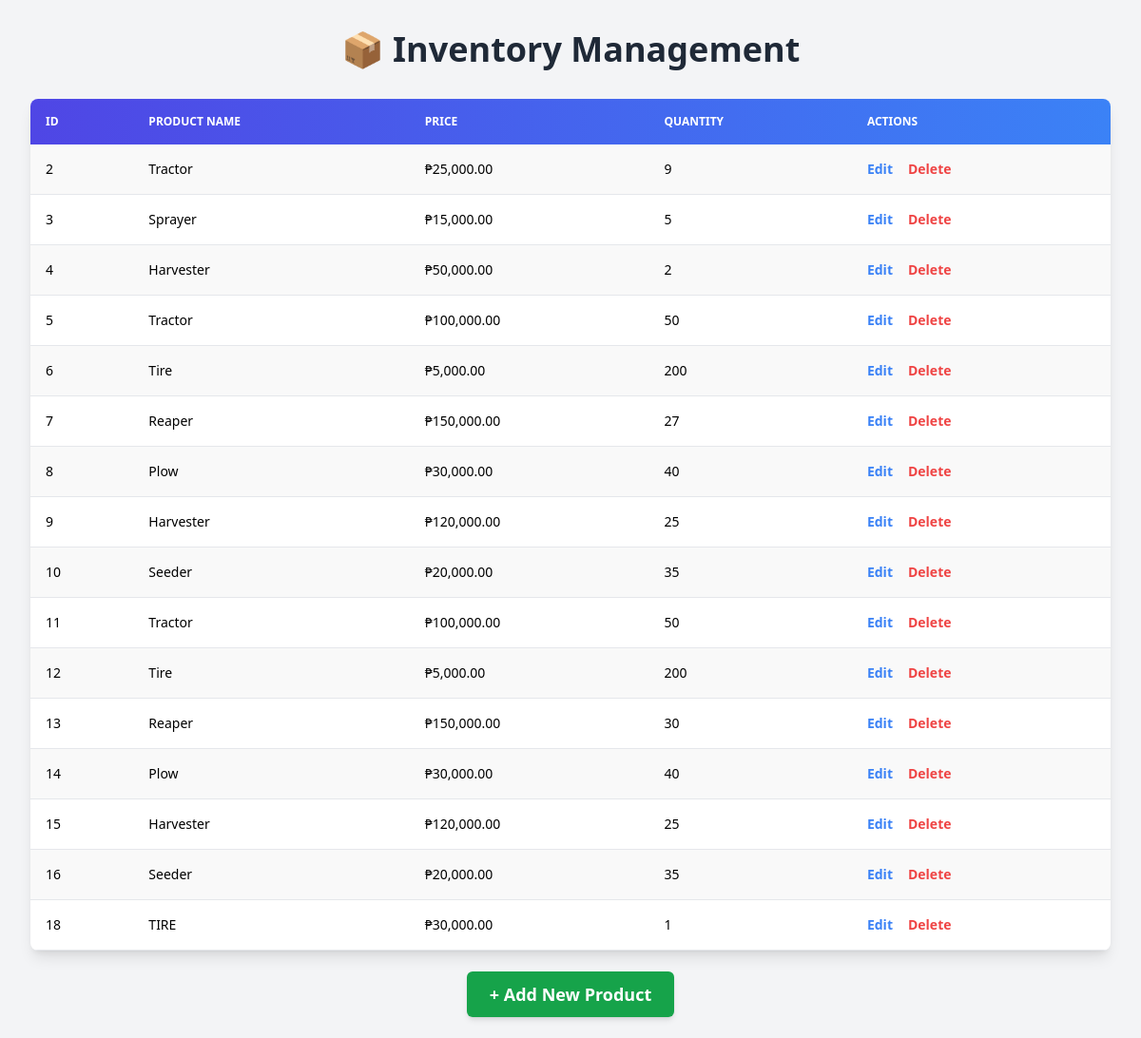
The page /inventory.php on the database its author committed.
### tables this page shows
CREATE TABLE `inventory` (
  `product_id` int(11) NOT NULL,
  `product_name` varchar(100) NOT NULL,
  `quantity` int(11) NOT NULL,
  `price` decimal(10,2) NOT NULL,
  `item_name` varchar(255) DEFAULT NULL
);

### inventory.php (the view, shortened to what this page needs)
<?php
$servername = "localhost";
$username = "root";
$password = "";
$dbname = "inventory_systems";
$conn = new mysqli($servername, $username, $password, $dbname);
$sql = "SELECT * FROM inventory";
$result = $conn->query($sql);
?>
<!DOCTYPE html>
<html lang="en">
<head>
    <script src="https://cdn.tailwindcss.com"></script>
</head>
<body class="bg-gray-100 font-sans p-8">
<div class="max-w-7xl mx-auto">
    <h1 class="text-4xl font-semibold text-center text-gray-800 mb-8">📦 Inventory Management</h1>
    <div class="bg-white shadow-lg rounded-lg overflow-hidden">
        <table class="min-w-full table-auto text-sm table-hover table-striped">
            <thead class="bg-gradient-to-r from-indigo-600 to-blue-500 text-white">
                <tr class="text-left text-xs font-semibold uppercase">
                    <th class="p-4">ID</th>
                    <th class="p-4">Product Name</th>
                    <th class="p-4">Price</th>
                    <th class="p-4">Quantity</th>
                    <th class="p-4">Actions</th>
                </tr>
            </thead>
            <tbody>
                <?php if ($result->num_rows > 0): ?>
                    <?php while ($row = $result->fetch_assoc()): ?>
                        <tr class="border-b hover:bg-gray-50 transition">
                            <td class="p-4"><?= $row['product_id'] ?></td>
                            <td class="p-4"><?= htmlspecialchars($row['product_name']) ?></td>
                            <td class="p-4">₱<?= number_format($row['price'], 2) ?></td>
                            <td class="p-4"><?= $row['quantity'] ?></td>
                            <td class="p-4 flex gap-4">
                                <a href="edit_product.php?id=<?= $row['product_id'] ?>" class="text-blue-500 hover:text-blue-700 transition duration-200 font-semibold">Edit</a>
                                <a href="delete_product.php?id=<?= $row['product_id'] ?>" class="text-red-500 hover:text-red-700 transition duration-200 font-semibold" onclick="return confirm('Are you sure you want to delete this product?')">Delete</a>
                            </td>
                        </tr>
                    <?php endwhile; ?>
                <?php else: ?>
                    <tr><td colspan="5" class="p-6 text-center text-gray-500">No products found.</td></tr>
                <?php endif; ?>
            </tbody>
        </table>
    </div>
    <div class="text-center mt-8">
        <a href="add_product.php" class="bg-green-600 text-white px-6 py-3 rounded-md hover:bg-green-700 transition duration-200 text-lg font-semibold shadow-md transform hover:scale-105">+ Add New Product</a>
    </div>
</div>
</body>
</html>

### inventory.php (style rules this page uses)
.table-striped tbody tr:nth-child(odd) { background-color: #f9f9f9; }

### rows shown on the page
inventory: product_id "2", product_name "Tractor", price "25,000.00", quantity "9"
inventory: product_id "3", product_name "Sprayer", price "15,000.00", quantity "5"
inventory: product_id "4", product_name "Harvester", price "50,000.00", quantity "2"
inventory: product_id "5", product_name "Tractor", price "100,000.00", quantity "50"
inventory: product_id "6", product_name "Tire", price "5,000.00", quantity "200"
inventory: product_id "7", product_name "Reaper", price "150,000.00", quantity "27"
inventory: product_id "8", product_name "Plow", price "30,000.00", quantity "40"
inventory: product_id "9", product_name "Harvester", price "120,000.00", quantity "25"
inventory: product_id "10", product_name "Seeder", price "20,000.00", quantity "35"
inventory: product_id "11", product_name "Tractor", price "100,000.00", quantity "50"
inventory: product_id "12", product_name "Tire", price "5,000.00", quantity "200"
inventory: product_id "13", product_name "Reaper", price "150,000.00", quantity "30"
inventory: product_id "14", product_name "Plow", price "30,000.00", quantity "40"
inventory: product_id "15", product_name "Harvester", price "120,000.00", quantity "25"
inventory: product_id "16", product_name "Seeder", price "20,000.00", quantity "35"
inventory: product_id "18", product_name "TIRE", price "30,000.00", quantity "1"
